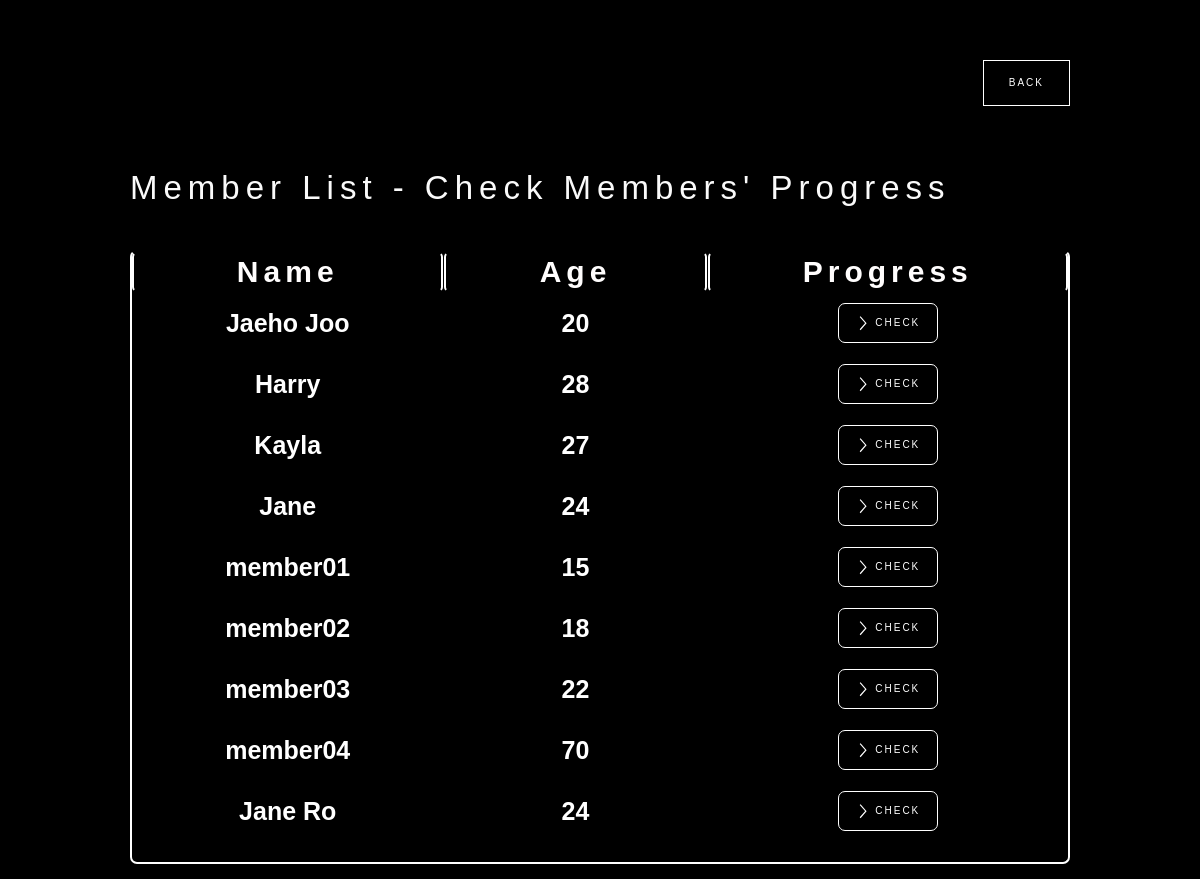
/trainer/member_progress/, run on the app's committed database.
### member/models.py (models this page shows, shortened)
class User(AbstractBaseUser):
    member_id = models.CharField(
        verbose_name='member_id',
        max_length=80,
        unique=True,
        blank=False,
    )
    authority = models.IntegerField(
        default=0,
    )
    name = models.CharField(
        max_length=30,
        default='noname',
    )
    age = models.IntegerField(
        default=20,
    )
    gender = models.CharField(
        max_length=6,
        default='Male',
        choices=(('Male', 'Male'), ('Female', 'Female'))
    )
    height = models.IntegerField(
        default=170,
    )
    is_active = models.BooleanField(default=True)
    is_admin = models.BooleanField(default=False)
    objects = UserManager()
    USERNAME_FIELD = 'member_id'
    REQUIRED_FIELDS = []

### trainer/views.py (the view)
# urls.py: path('member_progress/', trainer_member_progress, name='trainer_member_progress'),
@csrf_exempt
def trainer_member_progress(request):
    if request.method == 'POST':
        if 'back' in request.POST:
            return redirect('/trainer/trainer_main/')
    all_members = User.objects.all().order_by('pk')
    guest_members = [m for m in all_members if m.authority==0]
    return render(request,
                  'trainer-member-progress-page.html',
            {
                'member_list': guest_members,
            }
    )

### trainer/templates/trainer-member-progress-page.html (shortened to what this page needs)
<!DOCTYPE html>
<html data-wf-page="653811d47729cd70dc04cc98" data-wf-site="64aabb5a9d5b566a4dfebda3">
<head>
  {% load static %}
  <link href="{% static 'css/normalize.css' %}" rel="stylesheet" type="text/css">
  <link href="{% static 'css/webflow.css' %}" rel="stylesheet" type="text/css">
  <link href="{% static 'css/crossfit-facility-webapp-webflow.css' %}" rel="stylesheet" type="text/css">
</head>
<body class="body-7">
<form method="POST"> {% csrf_token %}
  <section>
    <div data-animation="default" data-collapse="medium" data-duration="400" data-easing="ease" data-easing2="ease" role="banner" class="navbar-logo-center-container shadow-three w-nav">
      <div class="container-4">
        <div class="navbar-wrapper-three">
          <a href="#" class="navbar-brand-three w-nav-brand"></a>
          <nav role="navigation" class="nav-menu-wrapper-three w-nav-menu">
            <div class="nav-menu-three">
              <ul role="list" class="nav-menu-block w-list-unstyled">
                <li class="mobile-margin-top-10">
                  <button type="submit" name="back" class="get-start-butto w-button">Back</button>
                </li>
              </ul>
            </div>
          </nav>
        </div>
      </div>
    </div>
  </section>
  <section>
    <div class="w-layout-blockcontainer container-14 w-container">
          <h1 class="heading-record-your-workout">Member List - Check Members' Progress</h1>
    </div>
    <div class="w-layout-blockcontainer container-14 w-container">
      <div class="w-form">
        <form id="email-form" name="email-form" data-name="Email Form" method="get" data-wf-page-id="653811d47729cd70dc04cc98" data-wf-element-id="a61fae0f-e8fa-4f4c-914c-cbac23d11d63">
          <div class="manager_user_list_div_block">
            <div class="w-layout-grid manager_user_list_wst_table">
              <h1 id="w-node-_437c0c1a-3d74-f30b-f79d-65d87b05ede0-dc04cc98" class="manager_user_list_heading">Name</h1>
              <h1 id="w-node-_437c0c1a-3d74-f30b-f79d-65d87b05ede2-dc04cc98" class="manager_user_list_heading">Age</h1>
              <h1 id="w-node-cb15b970-5b20-3a75-d2fb-2dcde464b15c-dc04cc98" class="manager_user_list_heading">Progress</h1>
              {% for member in member_list %}
              <div id="w-node-_064535a3-bada-a5ec-ad3f-2d0988352e0d-dc04cc98" class="user-list-div-block">
                <h1 class="manager_user_list_font">{{ member.name }}</h1>
              </div>
              <div id="w-node-_6cff5cb3-5b0e-0964-046b-db3bde2da607-dc04cc98" class="user-list-div-block">
                <h1 class="manager_user_list_font">{{ member.age }}</h1>
              </div>
              <div id="w-node-e69aef57-3623-7549-515b-bc3a40a2510f-dc04cc98" class="user-list-div-block w-clearfix">
                <a href="/trainer/history_and_progress/{{ member.pk }}/" class="edit-user-button w-button">Check</a>
              </div>
              {% endfor %}
            </div>
          </div>
        </form>
      </div>
    </div>
  </section>
</form>
</body>
</html>

### static/css/webflow.css (style rules this page uses)
* { -webkit-box-sizing: border-box; -moz-box-sizing: border-box; box-sizing: border-box; }
html { height: 100%; }
body { margin: 0; min-height: 100%; background-color: #fff; font-family: Arial, sans-serif; font-size: 14px; line-height: 20px; color: #333; }
.w-clearfix:before, .w-clearfix:after { content: " "; display: table; grid-column-start: 1; grid-row-start: 1; grid-column-end: 2; grid-row-end: 2; }
.w-clearfix:after { clear: both; }
.w-button { display: inline-block; padding: 9px 15px; background-color: #3898EC; color: white; border: 0; line-height: inherit; text-decoration: none; cursor: pointer; border-radius: 0; }
h1, h2, h3, h4, h5, h6 { font-weight: bold; margin-bottom: 10px; }
h1 { font-size: 38px; line-height: 44px; margin-top: 20px; }
ul, ol { margin-top: 0px; margin-bottom: 10px; padding-left: 40px; }
.w-list-unstyled { padding-left: 0; list-style: none; }
button, [type='button'], [type='reset'] { border: 0; cursor: pointer; -webkit-appearance: button; }
.w-form { margin: 0 0 15px; }
.w-container { margin-left: auto; margin-right: auto; max-width: 940px; }
.w-container:before, .w-container:after { content: " "; display: table; grid-column-start: 1; grid-row-start: 1; grid-column-end: 2; grid-row-end: 2; }
.w-container:after { clear: both; }
.w-nav { position: relative; background: #dddddd; z-index: 1000; }
.w-nav:before, .w-nav:after { content: " "; display: table; grid-column-start: 1; grid-row-start: 1; grid-column-end: 2; grid-row-end: 2; }
.w-nav:after { clear: both; }
.w-nav-brand { position: relative; float: left; text-decoration: none; color: #333333; }
.w-nav-menu { position: relative; float: right; }

### data on the page
User: name "Jaeho Joo", age "20"
User: name "Harry", age "28"
User: name "Kayla", age "27"
User: name "Jane", age "24"
User: name "member01", age "15"
User: name "member02", age "18"
User: name "member03", age "22"
User: name "member04", age "70"
User: name "Jane Ro", age "24"
